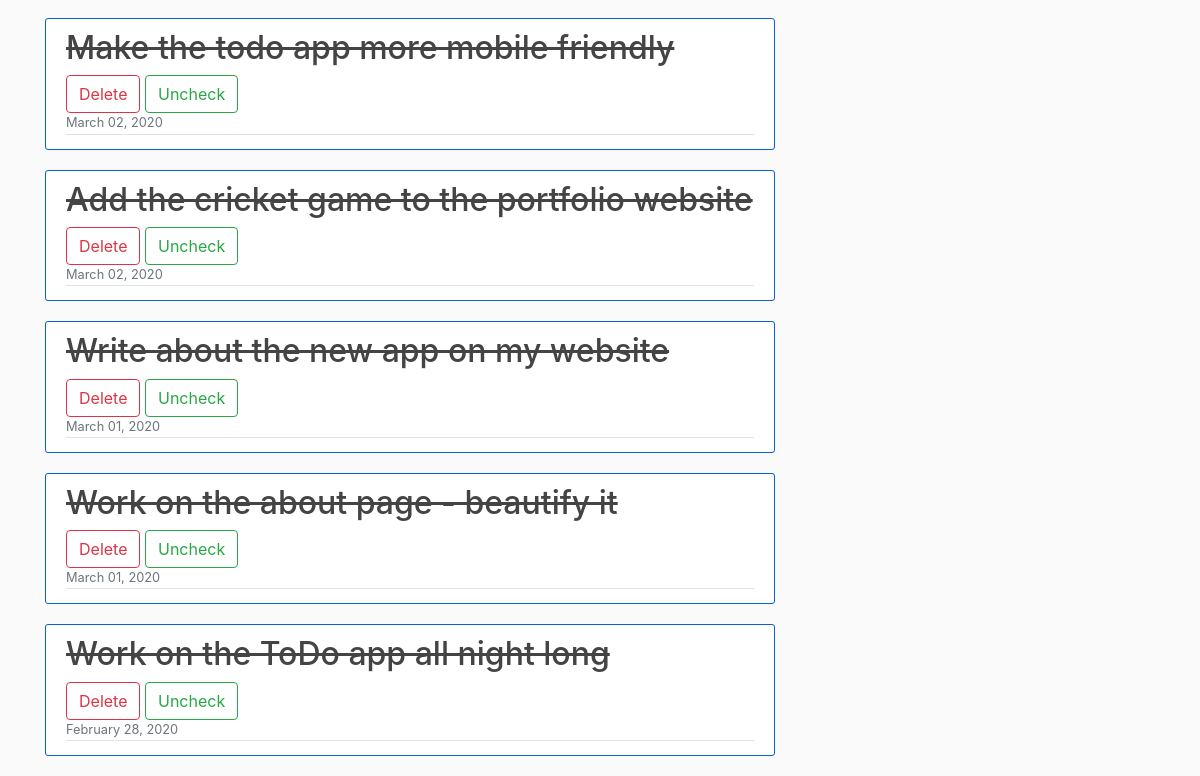
Page /todo/completed/ (signed in, lower part) on the earlier database version.
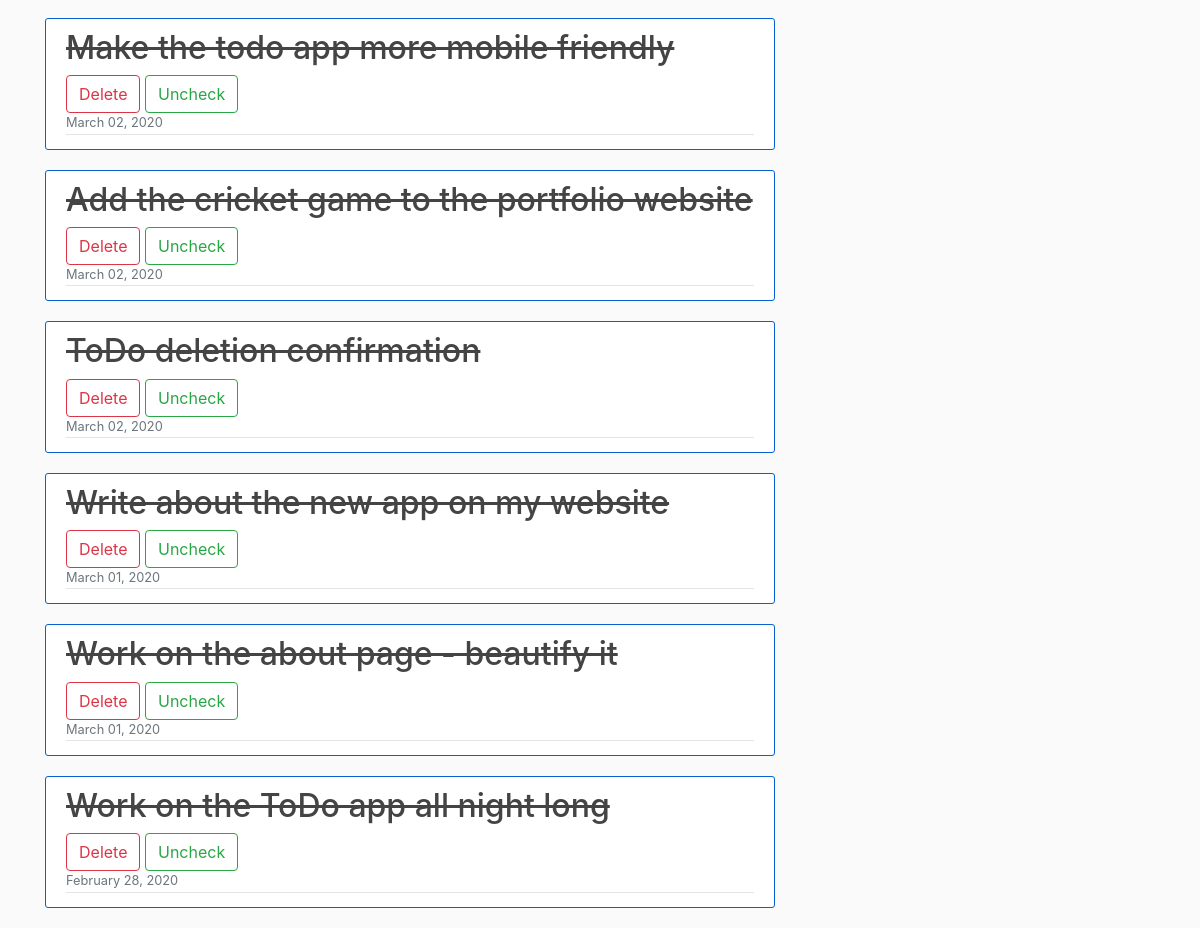
Same page on the later database version.
### ToDo/models.py (models this page shows, shortened)
class ToDo(models.Model):
    title = models.CharField(max_length=100)
    date_posted = models.DateTimeField(default=timezone.now)
    creator = models.ForeignKey(User, on_delete=models.CASCADE)
    is_checked = models.BooleanField(default=False)
    due_date = models.DateTimeField(null=True, blank=True)
    due_date_color = models.CharField(max_length=100, null=True, blank=True)

### ToDo/views.py (the view)
# urls.py: path('todo/completed/', TodoCompletedView.as_view(), name="todo-completed"),
class TodoCompletedView(ListView):
    model = ToDo
    template_name = "ToDo/completed.html"
    context_object_name = "todos"
    ordering = ["-date_posted"]

### ToDo/templates/ToDo/completed.html
{% extends "ToDo/base.html" %}
{% block content %}
{% if user.is_authenticated %}
    {% for todo in todos %}
        {% if user.username|lower == todo.creator|lower and todo.is_checked %}
            <article class="media content-section">
                <div class="media-body">
                    <h2><a class="article-title"><s>{{ todo.title }}</s></a></h2>
                    <button onclick="location.href='{% url 'todo-delete' todo.pk %}'" class="btn btn-outline-danger" type="submit">Delete</button>
                    <button onclick="location.href='{% url 'todo-uncheck' todo.pk %}'" class="btn btn-outline-success" type="submit">Uncheck</button>
                    <br>
                    <div class="article-metadata">
                        <small class="text-muted">{{ todo.date_posted|date:"F d, Y" }}</small>
                    </div>
                </div>
            </article>
        {% endif %}
    {% endfor %}
{% endif %}
{% endblock content %}

Differences in the rows shown:
now on this page (row edited): ToDo: title "ToDo deletion confirmation", date_posted "March 02, 2020"
